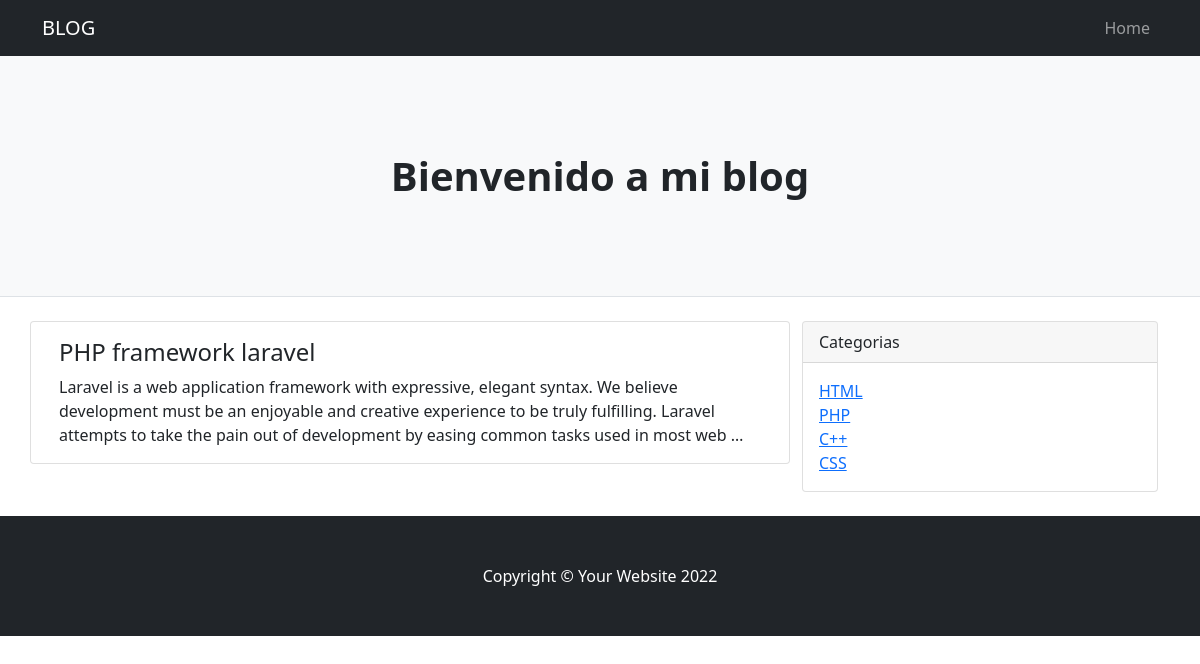
The page /categoria/2/ on the database its author committed.
### examen/models.py (models this page shows, shortened)
class Post(models.Model):
    titulo = models.CharField(max_length=100)
    descripcion = models.TextField()
    categoria = models.ForeignKey(Categoria, on_delete=models.CASCADE)

class Categoria(models.Model):
    nombre = models.CharField(max_length=200)
    pud_date = models.DateTimeField(auto_now=True)

### examen/views.py (the view)
# urls.py: path('categoria/<int:categoria_id>/', views.Category, name='categoria')
def Category(request, categoria_id):
    list_post = Post.objects.filter(categoria=categoria_id)
    list_cat = Categoria.objects.all()
    context = {
        'posts' : list_post,
        'cats' : list_cat
    }
    return render(request, 'category.html', context)

### examen/templates/category.html
{% extends "layout.html" %}
{% block content %}
{%for post in posts %}
<div class="card mb-4">
    <div class="card-body">
        <h2 class="card-title h4">{{ post.titulo }}</h2>
        <p class="card-text">{{ post.descripcion }}</p>
    </div>
</div>
{% endfor %}
{% endblock %}

### examen/templates/layout.html (shortened to what this page needs)
<!DOCTYPE html>
<html lang="en">
    <head>
        {% load static %}
        <link href="{% static 'css/styles.css' %}" rel="stylesheet" />
    </head>
    <body>
        <nav class="navbar navbar-expand-lg navbar-dark bg-dark">
            <div class="container">
                <a class="navbar-brand" href="#!">BLOG</a>
                <div class="collapse navbar-collapse" id="navbarSupportedContent">
                    <ul class="navbar-nav ms-auto mb-2 mb-lg-0">
                        <li class="nav-item"><a class="nav-link" href="#">Home</a></li>
                    </ul>
                </div>
            </div>
        </nav>
        <header class="py-5 bg-light border-bottom mb-4">
            <div class="container">
                <div class="text-center my-5">
                    <h1 class="fw-bolder">Bienvenido a mi blog</h1>
                </div>
            </div>
        </header>
        <div class="container">
            <div class="row">
                <div class="col-lg-8">
                    <div class="row">
                           {% block content %}
                           {% endblock %}
                    </div>
                </div>
                <div class="col-lg-4">
                    <div class="card mb-4">
                        <div class="card-header">Categorias</div>
                        <div class="card-body">
                            <div class="row">
                                <div class="col-sm-6">
                                    <ul class="list-unstyled mb-0">
                                        {% for cat in cats %}
                                        <li><a href="/categoria/{{ cat.id }}/">{{ cat.nombre }}</a></li>
                                        {% endfor %}
                                    </ul>
                                </div>
                            </div>
                        </div>
                    </div>
                </div>
            </div>
        </div>
        <footer class="py-5 bg-dark">
            <div class="container"><p class="m-0 text-center text-white">Copyright &copy; Your Website 2022</p></div>
        </footer>
    </body>
</html>

### rows shown on the page
Post: titulo "PHP framework laravel", descripcion "Laravel is a web application framework with expressive, elegant syntax. We believe development must be an enjoyable and creative experience to be truly fulfilling. Laravel attempts to take the pain out of development by easing common tasks used in most web …"
Categoria: nombre "HTML"
Categoria: nombre "PHP"
Categoria: nombre "C++"
Categoria: nombre "CSS"
